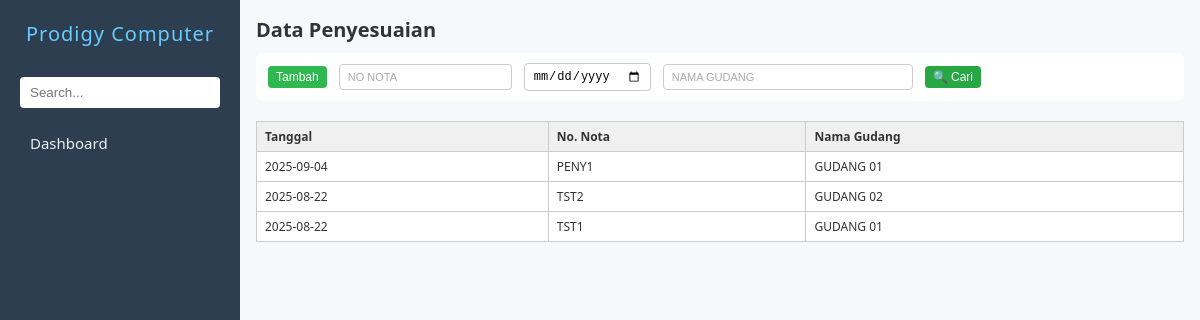
Page /penyesuaian.php on the earlier database version.
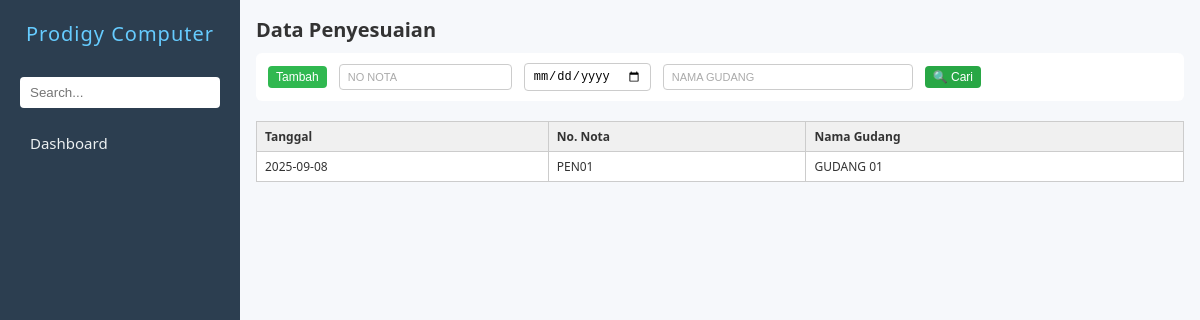
Same page on the later database version.
### tables this page shows
CREATE TABLE `zpenyesuaian` (
  `nonota` char(30) DEFAULT NULL,
  `tgl` date DEFAULT NULL,
  `kodegd` char(10) DEFAULT NULL,
  `operator` char(10) DEFAULT '',
  `logtime` timestamp NOT NULL DEFAULT current_timestamp()
);

CREATE TABLE `zgudang` (
  `kodegd` char(20) NOT NULL,
  `namagd` char(50) NOT NULL
);

### penyesuaian.php (the view, shortened to what this page needs)
<?php
include 'koneksi.php';
$query = mysqli_query($conn, "
    SELECT zpenyesuaian.tgl, zpenyesuaian.nonota, zgudang.namagd
    FROM zpenyesuaian
    JOIN zgudang ON zpenyesuaian.kodegd = zgudang.kodegd
    ORDER BY zpenyesuaian.tgl DESC, zpenyesuaian.nonota DESC
    LIMIT 10
");
?>
<!DOCTYPE html>
<html lang="en">
<head>
    <link rel="stylesheet" href="navbar.css" />
    <link rel="stylesheet" href="form.css" />
</head>
<body>
    <?php
    include 'navbar.php';
    $hakUbah   = $aksesEdit['tambah'];?>
    <main>
        <h2>Data Penyesuaian</h2>
        <div class="action-bar">
            <button type="button" class="action-btn tambah" onclick="window.location.href='inputpenyesuaian.php'">Tambah</button>
            <input type="text" id="inputNoNota" placeholder="No Nota" style="text-transform: uppercase;">
            <input type="date" id="inputTgl">
            <input type="text" name="namagd" id="inputNamagd" placeholder="Nama gudang" class="medium-input" style="text-transform: uppercase;">
            <button type="button" class="action-btn cari" onclick="triggerSearch()">🔍 Cari</button>
        </div>
        <div id="tabelHasil" class="form-grid" style="margin-top: 20px;">
            <table class="tabel-hasil">
                <thead>
                    <tr>
                        <th>Tanggal</th>
                        <th>No. Nota</th>
                        <th>Nama Gudang</th>
                    </tr>
                </thead>
                <tbody>
                    <?php while ($row = mysqli_fetch_assoc($query)): ?>
                        <tr onclick="tampilkanKonfirmasiEdit('<?= $row['nonota'] ?>')">
                            <td><?= $row['tgl'] ?></td>
                            <td><?= $row['nonota'] ?></td>
                            <td><?= $row['namagd'] ?></td>
                        </tr>
                    <?php endwhile; ?>
                </tbody>
            </table>
        </div>
    </main>
</body>
</html>

Differences in the rows shown:
removed zpenyesuaian: tgl "2025-09-04", nonota "PENY1", zgudang.namagd "GUDANG 01"
removed zpenyesuaian: tgl "2025-08-22", nonota "TST2", zgudang.namagd "GUDANG 02"
removed zpenyesuaian: tgl "2025-08-22", nonota "TST1", zgudang.namagd "GUDANG 01"
added zpenyesuaian: tgl "2025-09-08", nonota "PEN01", zgudang.namagd "GUDANG 01"
